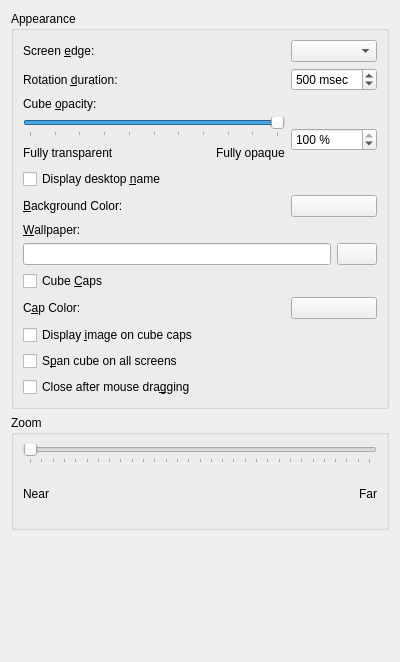
<ui version="4.0" >
 <class>KWin::SphereEffectConfigForm</class>
 <widget class="QWidget" name="KWin::SphereEffectConfigForm" >
  <property name="geometry" >
   <rect>
    <x>0</x>
    <y>0</y>
    <width>400</width>
    <height>662</height>
   </rect>
  </property>
  <layout class="QVBoxLayout" >
   <item>
    <widget class="QGroupBox" name="groupBox" >
     <property name="title" >
      <string>Appearance</string>
     </property>
     <layout class="QGridLayout" >
      <item row="2" column="0" >
       <widget class="QLabel" name="label" >
        <property name="text" >
         <string>Rotation &amp;duration:</string>
        </property>
        <property name="buddy" >
         <cstring>rotationDurationSpin</cstring>
        </property>
       </widget>
      </item>
      <item row="2" column="1" >
       <widget class="QSpinBox" name="rotationDurationSpin" >
        <property name="suffix" >
         <string> msec</string>
        </property>
        <property name="maximum" >
         <number>5000</number>
        </property>
        <property name="value" >
         <number>500</number>
        </property>
       </widget>
      </item>
      <item row="4" column="0" >
       <widget class="QLabel" name="label_3" >
        <property name="text" >
         <string>Cube &amp;opacity:</string>
        </property>
        <property name="buddy" >
         <cstring>cubeOpacitySpin</cstring>
        </property>
       </widget>
      </item>
      <item row="1" column="1" >
       <widget class="QComboBox" name="screenEdgeCombo" />
      </item>
      <item row="5" column="0" >
       <layout class="QVBoxLayout" name="verticalLayout" >
        <item>
         <widget class="QSlider" name="cubeOpacitySlider" >
          <property name="maximum" >
           <number>100</number>
          </property>
          <property name="singleStep" >
           <number>1</number>
          </property>
          <property name="value" >
           <number>100</number>
          </property>
          <property name="orientation" >
           <enum>Qt::Horizontal</enum>
          </property>
          <property name="tickPosition" >
           <enum>QSlider::TicksBelow</enum>
          </property>
          <property name="tickInterval" >
           <number>10</number>
          </property>
         </widget>
        </item>
        <item>
         <layout class="QHBoxLayout" name="horizontalLayout" >
          <item>
           <widget class="QLabel" name="label_4" >
            <property name="text" >
             <string>Fully transparent</string>
            </property>
           </widget>
          </item>
          <item>
           <spacer name="horizontalSpacer" >
            <property name="orientation" >
             <enum>Qt::Horizontal</enum>
            </property>
            <property name="sizeHint" stdset="0" >
             <size>
              <width>40</width>
              <height>20</height>
             </size>
            </property>
           </spacer>
          </item>
          <item>
           <widget class="QLabel" name="label_5" >
            <property name="text" >
             <string>Fully opaque</string>
            </property>
           </widget>
          </item>
         </layout>
        </item>
       </layout>
      </item>
      <item row="5" column="1" >
       <widget class="QSpinBox" name="cubeOpacitySpin" >
        <property name="suffix" >
         <string> %</string>
        </property>
        <property name="maximum" >
         <number>100</number>
        </property>
        <property name="value" >
         <number>100</number>
        </property>
       </widget>
      </item>
      <item row="7" column="0" >
       <widget class="QCheckBox" name="displayDesktopNameBox" >
        <property name="text" >
         <string>Display desktop &amp;name</string>
        </property>
       </widget>
      </item>
      <item row="9" column="0" >
       <widget class="QLabel" name="label_6" >
        <property name="text" >
         <string>&amp;Background Color:</string>
        </property>
        <property name="buddy" >
         <cstring>backgroundColorButton</cstring>
        </property>
       </widget>
      </item>
      <item row="9" column="1" >
       <widget class="KColorButton" name="backgroundColorButton" />
      </item>
      <item row="12" column="0" >
       <widget class="QCheckBox" name="cubeCapsBox" >
        <property name="text" >
         <string>Cube &amp;Caps</string>
        </property>
       </widget>
      </item>
      <item row="13" column="0" >
       <widget class="QLabel" name="capColorLabel" >
        <property name="text" >
         <string>C&amp;ap Color:</string>
        </property>
        <property name="buddy" >
         <cstring>capColorButton</cstring>
        </property>
       </widget>
      </item>
      <item row="13" column="1" >
       <widget class="KColorButton" name="capColorButton" />
      </item>
      <item row="14" column="0" >
       <widget class="QCheckBox" name="capsImageBox" >
        <property name="text" >
         <string>Display &amp;image on cube caps</string>
        </property>
       </widget>
      </item>
      <item row="15" column="0" >
       <widget class="QCheckBox" name="bigCubeBox" >
        <property name="text" >
         <string>S&amp;pan cube on all screens</string>
        </property>
       </widget>
      </item>
      <item row="1" column="0" >
       <widget class="QLabel" name="label_2" >
        <property name="text" >
         <string>Screen &amp;edge:</string>
        </property>
        <property name="buddy" >
         <cstring>screenEdgeCombo</cstring>
        </property>
       </widget>
      </item>
      <item row="10" column="0" >
       <widget class="QLabel" name="label_7" >
        <property name="text" >
         <string>&amp;Wallpaper:</string>
        </property>
        <property name="buddy" >
         <cstring>wallpaperLineEdit</cstring>
        </property>
       </widget>
      </item>
      <item row="11" column="0" colspan="2" >
       <layout class="QHBoxLayout" name="horizontalLayout_3" >
        <item>
         <widget class="QLineEdit" name="wallpaperLineEdit" />
        </item>
        <item>
         <widget class="QPushButton" name="wallpaperButton" >
          <property name="text" >
           <string/>
          </property>
         </widget>
        </item>
       </layout>
      </item>
      <item row="16" column="0" >
       <widget class="QCheckBox" name="closeOnMouseReleaseBox" >
        <property name="text" >
         <string>Close after mouse dra&amp;gging</string>
        </property>
       </widget>
      </item>
     </layout>
    </widget>
   </item>
   <item>
    <widget class="QGroupBox" name="groupBox_2" >
     <property name="title" >
      <string>Zoom</string>
     </property>
     <layout class="QVBoxLayout" name="verticalLayout_2" >
      <item>
       <widget class="QSlider" name="zPositionSlider" >
        <property name="toolTip" >
         <string>Define how far away the object should appear</string>
        </property>
        <property name="maximum" >
         <number>3000</number>
        </property>
        <property name="singleStep" >
         <number>10</number>
        </property>
        <property name="pageStep" >
         <number>100</number>
        </property>
        <property name="orientation" >
         <enum>Qt::Horizontal</enum>
        </property>
        <property name="tickPosition" >
         <enum>QSlider::TicksBelow</enum>
        </property>
        <property name="tickInterval" >
         <number>100</number>
        </property>
       </widget>
      </item>
      <item>
       <layout class="QHBoxLayout" name="horizontalLayout_2" >
        <item>
         <widget class="QLabel" name="label_8" >
          <property name="text" >
           <string>Near</string>
          </property>
         </widget>
        </item>
        <item>
         <spacer name="horizontalSpacer_2" >
          <property name="orientation" >
           <enum>Qt::Horizontal</enum>
          </property>
          <property name="sizeHint" stdset="0" >
           <size>
            <width>40</width>
            <height>20</height>
           </size>
          </property>
         </spacer>
        </item>
        <item>
         <widget class="QLabel" name="label_9" >
          <property name="text" >
           <string>Far</string>
          </property>
         </widget>
        </item>
       </layout>
      </item>
     </layout>
    </widget>
   </item>
   <item>
    <widget class="KWin::GlobalShortcutsEditor" native="1" name="editor" />
   </item>
  </layout>
 </widget>
 <customwidgets>
  <customwidget>
   <class>KColorButton</class>
   <extends>QPushButton</extends>
   <header>kcolorbutton.h</header>
  </customwidget>
  <customwidget>
   <class>KWin::GlobalShortcutsEditor</class>
   <extends>QWidget</extends>
   <header location="global" >kwineffects.h</header>
   <container>1</container>
  </customwidget>
 </customwidgets>
 <tabstops>
  <tabstop>screenEdgeCombo</tabstop>
  <tabstop>rotationDurationSpin</tabstop>
  <tabstop>cubeOpacitySpin</tabstop>
  <tabstop>cubeOpacitySlider</tabstop>
  <tabstop>displayDesktopNameBox</tabstop>
  <tabstop>backgroundColorButton</tabstop>
  <tabstop>wallpaperLineEdit</tabstop>
  <tabstop>wallpaperButton</tabstop>
  <tabstop>cubeCapsBox</tabstop>
  <tabstop>capColorButton</tabstop>
  <tabstop>capsImageBox</tabstop>
  <tabstop>bigCubeBox</tabstop>
 </tabstops>
 <resources/>
 <connections>
  <connection>
   <sender>cubeOpacitySpin</sender>
   <signal>valueChanged(int)</signal>
   <receiver>cubeOpacitySlider</receiver>
   <slot>setValue(int)</slot>
   <hints>
    <hint type="sourcelabel" >
     <x>386</x>
     <y>175</y>
    </hint>
    <hint type="destinationlabel" >
     <x>235</x>
     <y>162</y>
    </hint>
   </hints>
  </connection>
  <connection>
   <sender>cubeOpacitySlider</sender>
   <signal>valueChanged(int)</signal>
   <receiver>cubeOpacitySpin</receiver>
   <slot>setValue(int)</slot>
   <hints>
    <hint type="sourcelabel" >
     <x>133</x>
     <y>162</y>
    </hint>
    <hint type="destinationlabel" >
     <x>386</x>
     <y>175</y>
    </hint>
   </hints>
  </connection>
 </connections>
</ui>
